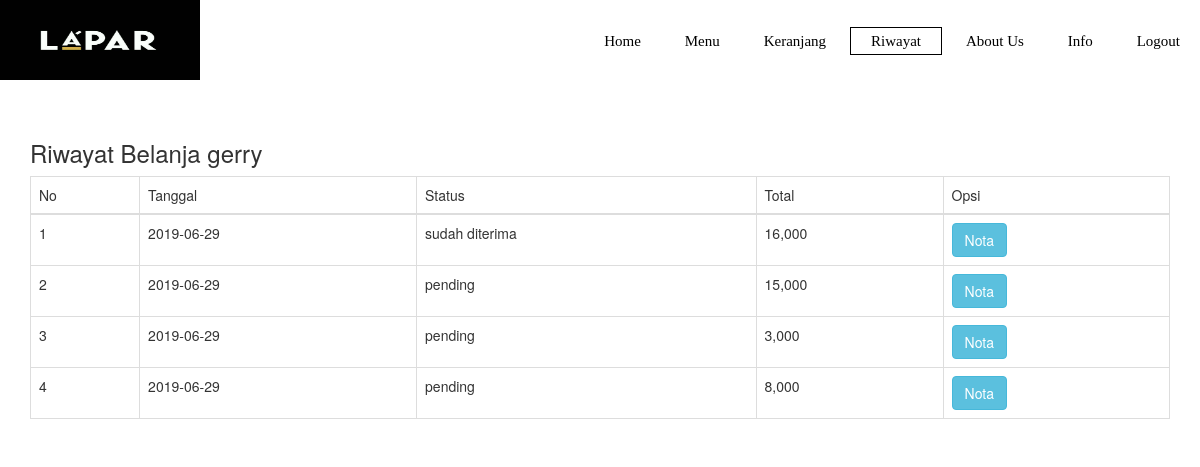
Page /riwayat.php (signed in) on the committed database.
### tables this page shows
CREATE TABLE `pembelian` (
  `id_pembelian` int(11) NOT NULL,
  `id_pelanggan` int(11) NOT NULL,
  `tanggal_pembelian` date NOT NULL,
  `total_pembelian` varchar(50) NOT NULL,
  `alamat_pengiriman` text NOT NULL,
  `status_pembelian` varchar(100) NOT NULL DEFAULT 'pending'
);

### riwayat.php (the view, shortened to what this page needs)
<?php
include 'koneksi.php';
?>
<!DOCTYPE html>
<html>
<head>
	<link rel="stylesheet" type="text/css" href="admin/assets/css/bootstrap4.css">
</head>
<body>
	<header>
    <div class="woy">
      <div class="logo">
        <img src="lapar.jpeg">
      </div>
      <ul class="main-nav">
        <li><a href="home.php">Home</a></li>
        <li><a href="food.php">Menu</a>
        </li>
        <li><a href="keranjang.php">Keranjang</a></li>
       	<li class="active"><a href="riwayat.php">Riwayat</a></li>
        <li><a href="about.php">About Us</a></li>
        <li><a href="info.php">Info</a></li>
        <?php if (isset($_SESSION["pelanggan"])): ?>
        	<li><a href="out.php">Logout</a></li>
        	<?php else: ?>
        	<li><a href="in.php">Login</a></li>
        	<?php endif ?>
      </ul>
      <div><br><br><br><br><br><br></div>
      <section class="riwayat">
      	<div class="container">
      		<h3>Riwayat Belanja <?php echo $_SESSION["pelanggan"]["nama_pelanggan"] ?></h3>
      		<table class="table table-bordered">
      			<thead>
      				<tr>
      				<td>No</td>
      				<td>Tanggal</td>
      				<td>Status</td>
      				<td>Total</td>
      				<td>Opsi</td>
      				</tr>
      			</thead>
      			<tbody>
      				<?php
      				$nomor=1;
      				$id_pelanggan = $_SESSION["pelanggan"]['id_pelanggan'];
      				$ambil = $koneksi->query("SELECT * FROM pembelian WHERE id_pelanggan='$id_pelanggan'");
      				while($pecah = $ambil->fetch_assoc()){
      				?>
      				<tr>
      					<td><?php echo $nomor; ?></td>
      					<td><?php echo $pecah["tanggal_pembelian"] ?></td>
      					<td><?php echo $pecah["status_pembelian"] ?></td>
      					<td><?php echo number_format($pecah["total_pembelian"]) ?></td>
      					<td>
      						<a href="nota.php?id=<?php echo $pecah['id_pembelian'] ?>" class="btn btn-info">Nota</a>
      					</td>
      				</tr>
      				<?php $nomor++ ?>
      				<?php } ?>
      			</tbody>
      		</table>
      	</div>
      </section>
</body>
</html>

### rows in the picture
pembelian: tanggal_pembelian "2019-06-29", status_pembelian "sudah diterima", total_pembelian "16,000"
pembelian: tanggal_pembelian "2019-06-29", status_pembelian "pending", total_pembelian "15,000"
pembelian: tanggal_pembelian "2019-06-29", status_pembelian "pending", total_pembelian "3,000"
pembelian: tanggal_pembelian "2019-06-29", status_pembelian "pending", total_pembelian "8,000"

### other values in the picture
$_SESSION["pelanggan"]["nama_pelanggan"] "gerry"
